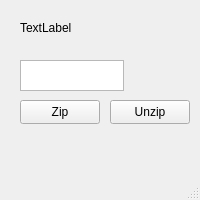
<?xml version="1.0" encoding="UTF-8"?>
<ui version="4.0">
 <class>MainWindow</class>
 <widget class="QMainWindow" name="MainWindow">
  <property name="geometry">
   <rect>
    <x>0</x>
    <y>0</y>
    <width>200</width>
    <height>200</height>
   </rect>
  </property>
  <property name="windowTitle">
   <string>MainWindow</string>
  </property>
  <widget class="QWidget" name="centralwidget">
   <widget class="QPlainTextEdit" name="plainTextEdit">
    <property name="geometry">
     <rect>
      <x>20</x>
      <y>60</y>
      <width>104</width>
      <height>31</height>
     </rect>
    </property>
   </widget>
   <widget class="QLabel" name="label">
    <property name="geometry">
     <rect>
      <x>20</x>
      <y>20</y>
      <width>60</width>
      <height>16</height>
     </rect>
    </property>
    <property name="text">
     <string>TextLabel</string>
    </property>
   </widget>
   <widget class="QPushButton" name="pushButton">
    <property name="geometry">
     <rect>
      <x>20</x>
      <y>100</y>
      <width>80</width>
      <height>24</height>
     </rect>
    </property>
    <property name="text">
     <string>Zip</string>
    </property>
   </widget>
   <widget class="QPushButton" name="pushButton_2">
    <property name="geometry">
     <rect>
      <x>110</x>
      <y>100</y>
      <width>80</width>
      <height>24</height>
     </rect>
    </property>
    <property name="text">
     <string>Unzip</string>
    </property>
   </widget>
  </widget>
  <widget class="QMenuBar" name="menubar">
   <property name="geometry">
    <rect>
     <x>0</x>
     <y>0</y>
     <width>200</width>
     <height>21</height>
    </rect>
   </property>
  </widget>
  <widget class="QStatusBar" name="statusbar"/>
 </widget>
 <resources/>
 <connections/>
</ui>
